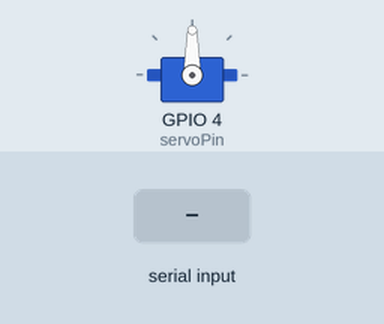
A sketch run on a simulated ESP32-C3. On the bench: servo. The test bench sets the inputs (shaded band). What the sketch prints to the serial monitor is not drawn.

Above: at 1.2 s.
1.3 s: "30,150\n" received over Serial
At 2.0 s:
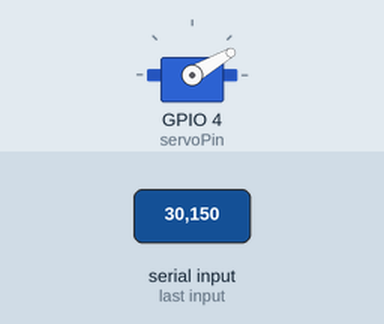
2.8 s: "5\n" received over Serial
At 3.2 s:
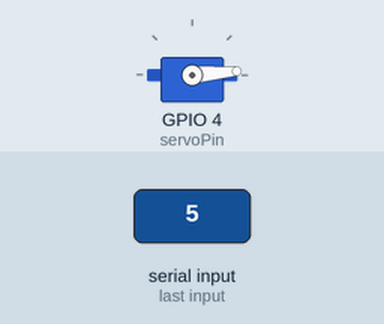
4.3 s: "200\n" received over Serial
At 5.5 s:
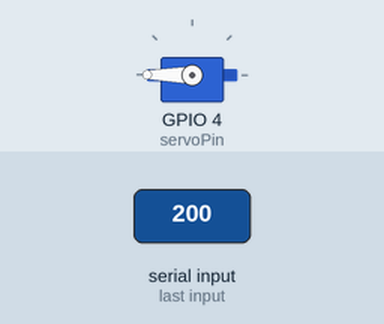
5.8 s: "90,45\n" received over Serial
At 6.6 s:
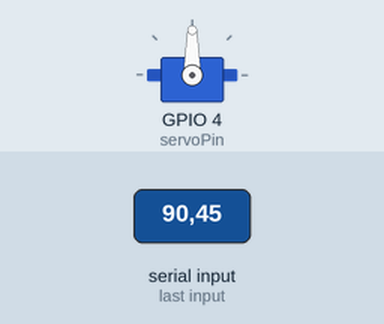
Timing chart, 0 to 8.3 s (numbered marks = the images above; inputs shaded):
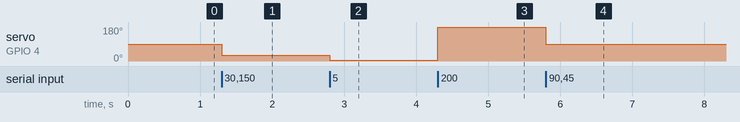

The sketch:

Servo_ESP32-C3-SUPERMINI.ino
```cpp
#include <Arduino.h>
#include <ESP32Servo.h>

// Pin al que está conectado el servo (ajústalo según tu conexión)
const int servoPin = 4;

// Velocidad del puerto serie
const long serialBaud = 115200;

// Objeto servo
Servo myServo;

void setup() {
  // Iniciar serial
  Serial.begin(serialBaud);
  while (!Serial) { }  // Espera a que el serial esté listo (opcional)

  // Configurar el servo: señal de 50 Hz (20 ms) y rango de pulso 500–2400 μs
  myServo.setPeriodHertz(50);
  myServo.attach(servoPin, 500 /*micros pulso mínimo*/, 2400 /*micros pulso máximo*/);

  Serial.println("Control de servo listo. Envía un ángulo (0–180) seguido de ENTER:");
}

void loop() {
  // Si hay datos en el serial...
  if (Serial.available() > 0) {
    // Leer hasta salto de línea
    String line = Serial.readStringUntil('\n');
    line.trim();  // Quitar espacios y retornos

    if (line.length() > 0) {
      // Convertir a entero
      int angle = line.toInt();
      // Limitar el ángulo a [0,180]
      angle = constrain(angle, 0, 180);

      // Mover el servo
      myServo.write(angle);

      // Confirmación por serial
      Serial.print("Servo movido a: ");
      Serial.print(angle);
      Serial.println("°");
    }
  }
}
```

Measured:
- after the input at 1.3 s, servo on GPIO 4 (servoPin): 90° → 30° at once
- after the input at 2.8 s, servo on GPIO 4 (servoPin): 30° → 5° at once
- after the input at 4.3 s, servo on GPIO 4 (servoPin): 5° → 180° at once
- after the input at 5.8 s, servo on GPIO 4 (servoPin): 180° → 90° at once
